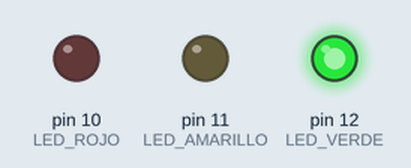
Simulated run of this sketch. Board: Arduino Uno, built with avr-gcc and run on an emulated ATmega328P. On the bench: output pins drawn as LEDs (lit = HIGH).

Above: at 1.0 s.
At 3.36 s:
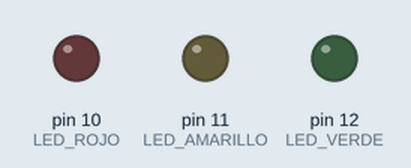
At 6.0 s:
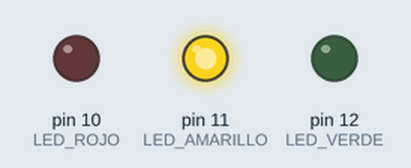
At 8.0 s:
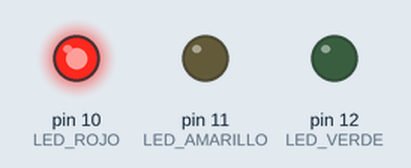
Timing chart, 0 to 11.7 s (numbered marks = the images above):
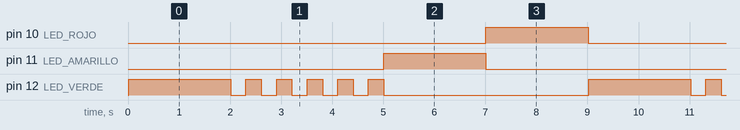

Measured:
- by itself, pin 10 (LED_ROJO), pin 11 (LED_AMARILLO): alternates HIGH for 2.0 s and LOW for 7.0 s
- by itself, pin 12 (LED_VERDE): repeats every 9.0 s: 5 × (LOW 0.30 s, HIGH 0.30 s), LOW 4.0 s, HIGH 2.0 s
- by itself, everything shown: repeats every 9.0 s, in 14 steps

The sketch:

Parcial_2_P4.ino
```cpp
/*************/
/*  SEMAFORO usando interrupciones Delay() */
/*************/

/*** Mauro Ferney Martinez Quiroga ***/


/*** Profesor: Jonathan Pardo   ***/


/*** se nombran los pines con su respectivo color ***/

int LED_ROJO=10;
int LED_AMARILLO=11;
int LED_VERDE=12;

/*** variable para el contador del led verde para intermitencia ***/
int i=0;

void setup (){
  /*** se definen los led como pines de salida ***/

  pinMode(LED_ROJO,OUTPUT);
  pinMode(LED_AMARILLO,OUTPUT);
  pinMode(LED_VERDE,OUTPUT);
 }

void loop(){
  /*** Se iniciaalizan los pines en LOW ***/
digitalWrite(LED_ROJO,LOW);
digitalWrite(LED_AMARILLO,LOW);
digitalWrite(LED_VERDE,LOW);
delay(10);

/*** se enciende el led verde durante 2 segundos ***/
digitalWrite(LED_VERDE,HIGH);
delay(2000);

i=0;

/*** PLUS del desarrollo ***/

/*** el led verde titila 4 veces con un tiempo de 0.3 segundos encendido y 0.3 apagado ***/

while (i<5){
  digitalWrite(LED_VERDE,LOW);
  delay(300);
  digitalWrite(LED_VERDE,HIGH);
  delay(300);
  i=i+1;
  }


/*** Apagamos el Led Verde y encendemos el Led Amarillo por 2 segundos ***/

digitalWrite(LED_VERDE,LOW);
digitalWrite(LED_AMARILLO,HIGH);
delay(2000);

/*** apagamos el Led amarillo y encendemos Led Rojo por 2 segundos  ***/

digitalWrite(LED_AMARILLO,LOW);//se apaga el led amarillo
digitalWrite(LED_ROJO,HIGH);//se enciende el led rojo por 2 segundos
delay(2000);
}
```
